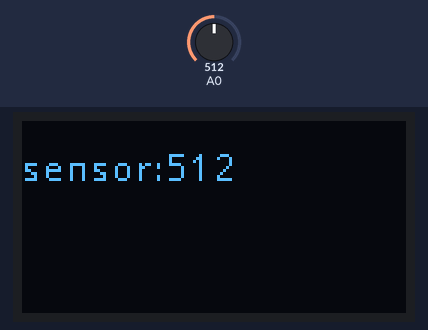
A sketch run on a simulated Arduino Uno, built with avr-gcc and run on an emulated ATmega328P. On the bench: 128×64 one-colour display. The inputs (shaded band) are chosen by the test bench; at power-on: A0 = 512. What the sketch prints to the serial monitor is not drawn.

Above: at 1.2 s.
1.3 s: A0 set to 716
At 1.9 s:
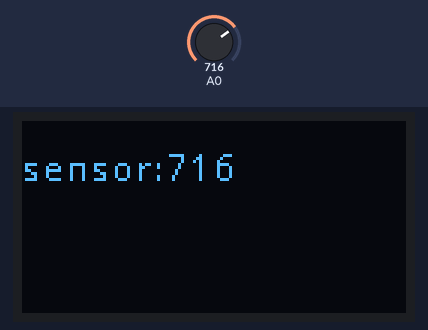
2.8 s: A0 set to 900
At 3.8 s:
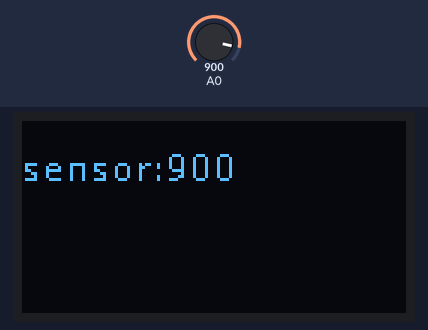
4.3 s: A0 set to 1023
At 4.7 s:
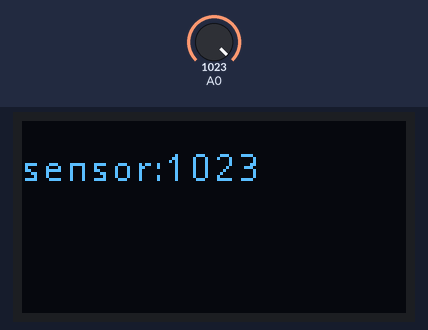
Timing chart, 0 to 7.3 s (numbered marks = the images above; inputs shaded):
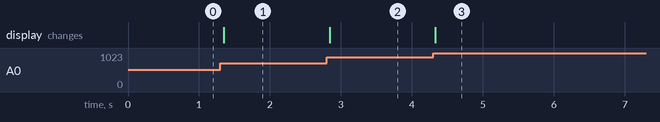

The sketch:

SSD1306_OLED_Example_CustomFonts.ino
```cpp
/*
  Minimal example for SSD1306 OLED display with custom fonts
  manufacturer's site: http://www.solomon-systech.com/en/product/advanced-display/oled-display-driver-ic/ssd1306/
  datasheet: https://www.crystalfontz.com/controllers/SolomonSystech/SSD1306/339/
  library site: https://github.com/adafruit/Adafruit_SSD1306

  These displays are common and inexpensive online, and require only the
  I2C pins (SDA and SCL) from an Arduino. The Adafruit library works well with them.
  Custom fonts from http://oleddisplay.squix.ch/#/home

  This example reads the millis() and ana analog sensor and displays both.
  It's written for a 128x64 display, but can be modified to fit a 128x32 display as well.
  Change the SCREEN_HEIGHT to change displays, and adjust font sizes and cursor locations
  to suit your application.

  created 10 Feb 2020
  by Tom Igoe
  based on the Adafruit_SSD1306 library examples
*/

#include <Wire.h>
#include <Adafruit_SSD1306.h>
#include "font.h"

#define SCREEN_WIDTH 128 // OLED display width, in pixels
#define SCREEN_HEIGHT 64 // OLED display height, in pixels
#define OLED_RESET    0  // Reset pin for display (0 or -1 if no reset pin)

Adafruit_SSD1306 display(SCREEN_WIDTH, SCREEN_HEIGHT, &Wire, OLED_RESET);


void setup() {
  // initialize serial and wait 3 sec.  for serial monitor to open:
  Serial.begin(9600);
  if (!Serial) delay(3000);
  // I2C address is 0x3C. For some 128x64 modules, it's 3D:
  if (!display.begin(SSD1306_SWITCHCAPVCC, 0x3C)) {
    Serial.println("Display setup failed");
    while (true);
  }
  // set up custom font from font.h file:
  display.setFont(&Open_Sans_Regular_12);
  Serial.println("Display is good to go");
}

void loop() {
  int sensorReading = analogRead(A0);

  /* you get 10 characters across at this size using the default font
    so make your text accordingly. If you want to try other fonts,
    check out fonts from http://oleddisplay.squix.ch/#/home
  */
  // clear the display:
  display.clearDisplay();
  // set the text color to white:
  display.setTextColor(SSD1306_WHITE);

  // move the cursor to 12,0. Custom fonts measure from the
  // baseline up, so you have to position at the baseline:
  display.setCursor(12, 0);
  // print the seconds:
  display.print("secs: ");
  display.print(millis() / 1000);

  // move the cursor down 20 pixels:
  display.setCursor(0, 20);
  // print a sensor reading:
  display.print("sensor:");
  display.print(sensorReading);
  // push everything out to the screen:
  display.display();
}
```

Source omitted: font.h (data table, 9093 bytes)

Measured:
- after the input at 1.3 s, the display: changes after 0.05 s (image 1)
- after the input at 2.8 s, the display: changes at once (image 2)
- after the input at 4.3 s, the display: changes at once (image 3)
